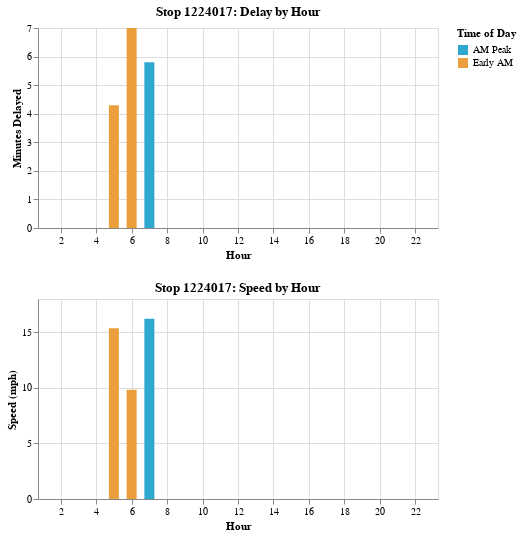
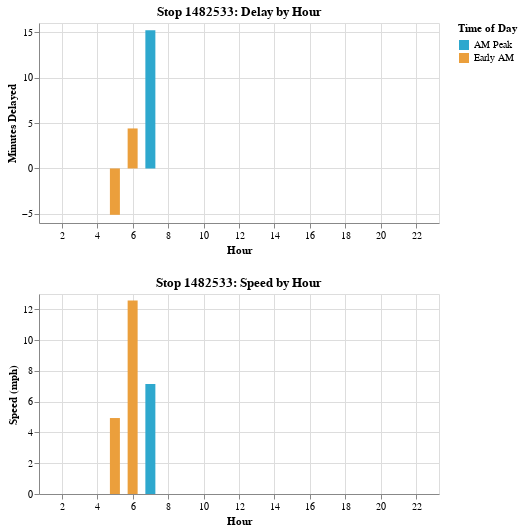
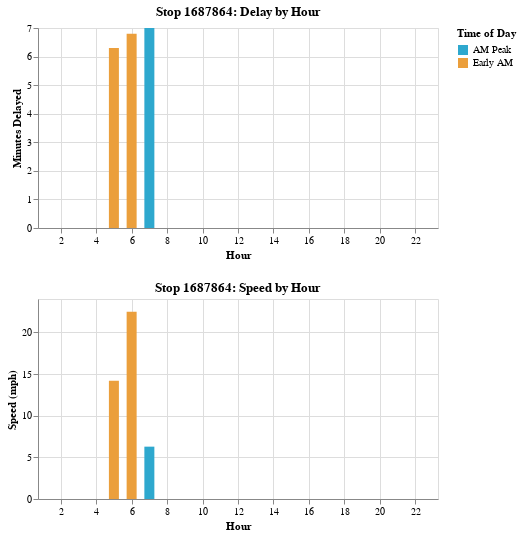
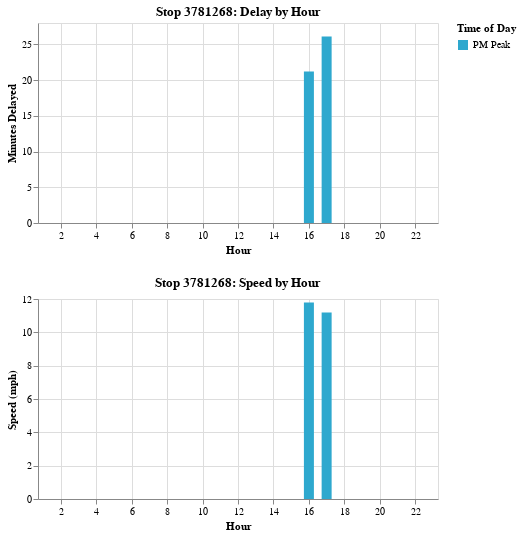

Here is the notebook cell these charts were saved with, in order:
### Code cell
test_route = gdf.route_id.iloc[0]


for i in gdf[gdf.route_id==test_route].stop_id.unique():
    chart = make_chart(gdf, i)
    display(chart)

### Figure 1 — Vega-Lite specification as saved in the notebook (floating-point values rounded to 4 significant figures)
{"config": {"view": {"continuousWidth": 400, "continuousHeight": 300}}, "vconcat": [{"mark": {"type": "bar", "width": 10}, "encoding": {"color": {"field": "time_of_day", "scale": {"range": ["#2EA8CE", "#EB9F3C", "#F4D837", "#51BF9D", "#8CBCCB", "#9487C0"]}, "title": "Time of Day", "type": "nominal"}, "tooltip": [{"field": "_gtfs_dataset_name", "type": "nominal"}, {"field": "stop_id", "type": "nominal"}, {"field": "departure_hour", "type": "quantitative"}, {"field": "actual_minus_scheduled_min", "type": "quantitative"}], "x": {"field": "departure_hour", "scale": {"domain": [1, 23]}, "title": "Hour", "type": "quantitative"}, "y": {"field": "actual_minus_scheduled_min", "title": "Minutes Delayed", "type": "quantitative"}}, "height": 200, "selection": {"selector001": {"type": "interval", "bind": "scales", "encodings": ["x", "y"]}}, "title": "Stop 1224017: Delay by Hour", "width": 400}, {"mark": {"type": "bar", "width": 10}, "encoding": {"color": {"field": "time_of_day", "scale": {"range": ["#2EA8CE", "#EB9F3C", "#F4D837", "#51BF9D", "#8CBCCB", "#9487C0"]}, "title": "Time of Day", "type": "nominal"}, "tooltip": [{"field": "_gtfs_dataset_name", "type": "nominal"}, {"field": "stop_id", "type": "nominal"}, {"field": "departure_hour", "type": "quantitative"}, {"field": "speed_mph", "type": "quantitative"}], "x": {"field": "departure_hour", "scale": {"domain": [1, 23]}, "title": "Hour", "type": "quantitative"}, "y": {"field": "speed_mph", "title": "Speed (mph)", "type": "quantitative"}}, "height": 200, "selection": {"selector001": {"type": "interval", "bind": "scales", "encodings": ["x", "y"]}}, "title": "Stop 1224017: Speed by Hour", "width": 400}], "data": {"name": "data-499e148cd07fc006383373a26ce1646b"}, "$schema": "https://vega.github.io/schema/vega-lite/v4.17.0.json", "datasets": {"data-499e148cd07fc006383373a26ce1646b": [{"gtfs_dataset_key": "02af2d11f5bd44434c581540e9e857d8", "_gtfs_dataset_name": "LA DOT VehiclePositions", "stop_id": "1224017", "feed_key": "b8770b62b5e9713752d4d71c15300bbf", "route_id": "1458", "route_type": "3", "departure_hour": 5, "time_of_day": "Early AM", "speed_mph": 15.37, "actual_minus_scheduled_min": 4.3}, {"gtfs_dataset_key": "02af2d11f5bd44434c581540e9e857d8", "_gtfs_dataset_name": "LA DOT VehiclePositions", "stop_id": "1224017", "feed_key": "b8770b62b5e9713752d4d71c15300bbf", "route_id": "1458", "route_type": "3", "departure_hour": 6, "time_of_day": "Early AM", "speed_mph": 9.827, "actual_minus_scheduled_min": 7.0}, {"gtfs_dataset_key": "02af2d11f5bd44434c581540e9e857d8", "_gtfs_dataset_name": "LA DOT VehiclePositions", "stop_id": "1224017", "feed_key": "b8770b62b5e9713752d4d71c15300bbf", "route_id": "1458", "route_type": "3", "departure_hour": 7, "time_of_day": "AM Peak", "speed_mph": 16.22, "actual_minus_scheduled_min": 5.8}]}}

### Figure 2 — Vega-Lite specification as saved in the notebook (floating-point values rounded to 4 significant figures)
{"config": {"view": {"continuousWidth": 400, "continuousHeight": 300}}, "vconcat": [{"mark": {"type": "bar", "width": 10}, "encoding": {"color": {"field": "time_of_day", "scale": {"range": ["#2EA8CE", "#EB9F3C", "#F4D837", "#51BF9D", "#8CBCCB", "#9487C0"]}, "title": "Time of Day", "type": "nominal"}, "tooltip": [{"field": "_gtfs_dataset_name", "type": "nominal"}, {"field": "stop_id", "type": "nominal"}, {"field": "departure_hour", "type": "quantitative"}, {"field": "actual_minus_scheduled_min", "type": "quantitative"}], "x": {"field": "departure_hour", "scale": {"domain": [1, 23]}, "title": "Hour", "type": "quantitative"}, "y": {"field": "actual_minus_scheduled_min", "title": "Minutes Delayed", "type": "quantitative"}}, "height": 200, "selection": {"selector002": {"type": "interval", "bind": "scales", "encodings": ["x", "y"]}}, "title": "Stop 1482533: Delay by Hour", "width": 400}, {"mark": {"type": "bar", "width": 10}, "encoding": {"color": {"field": "time_of_day", "scale": {"range": ["#2EA8CE", "#EB9F3C", "#F4D837", "#51BF9D", "#8CBCCB", "#9487C0"]}, "title": "Time of Day", "type": "nominal"}, "tooltip": [{"field": "_gtfs_dataset_name", "type": "nominal"}, {"field": "stop_id", "type": "nominal"}, {"field": "departure_hour", "type": "quantitative"}, {"field": "speed_mph", "type": "quantitative"}], "x": {"field": "departure_hour", "scale": {"domain": [1, 23]}, "title": "Hour", "type": "quantitative"}, "y": {"field": "speed_mph", "title": "Speed (mph)", "type": "quantitative"}}, "height": 200, "selection": {"selector002": {"type": "interval", "bind": "scales", "encodings": ["x", "y"]}}, "title": "Stop 1482533: Speed by Hour", "width": 400}], "data": {"name": "data-8bee4fe197eb482a42960337ad08c424"}, "$schema": "https://vega.github.io/schema/vega-lite/v4.17.0.json", "datasets": {"data-8bee4fe197eb482a42960337ad08c424": [{"gtfs_dataset_key": "02af2d11f5bd44434c581540e9e857d8", "_gtfs_dataset_name": "LA DOT VehiclePositions", "stop_id": "1482533", "feed_key": "b8770b62b5e9713752d4d71c15300bbf", "route_id": "1458", "route_type": "3", "departure_hour": 5, "time_of_day": "Early AM", "speed_mph": 4.938, "actual_minus_scheduled_min": -5.1}, {"gtfs_dataset_key": "02af2d11f5bd44434c581540e9e857d8", "_gtfs_dataset_name": "LA DOT VehiclePositions", "stop_id": "1482533", "feed_key": "b8770b62b5e9713752d4d71c15300bbf", "route_id": "1458", "route_type": "3", "departure_hour": 6, "time_of_day": "Early AM", "speed_mph": 12.58, "actual_minus_scheduled_min": 4.4}, {"gtfs_dataset_key": "02af2d11f5bd44434c581540e9e857d8", "_gtfs_dataset_name": "LA DOT VehiclePositions", "stop_id": "1482533", "feed_key": "b8770b62b5e9713752d4d71c15300bbf", "route_id": "1458", "route_type": "3", "departure_hour": 7, "time_of_day": "AM Peak", "speed_mph": 7.143, "actual_minus_scheduled_min": 15.2}]}}

### Figure 3 — Vega-Lite specification as saved in the notebook (floating-point values rounded to 4 significant figures)
{"config": {"view": {"continuousWidth": 400, "continuousHeight": 300}}, "vconcat": [{"mark": {"type": "bar", "width": 10}, "encoding": {"color": {"field": "time_of_day", "scale": {"range": ["#2EA8CE", "#EB9F3C", "#F4D837", "#51BF9D", "#8CBCCB", "#9487C0"]}, "title": "Time of Day", "type": "nominal"}, "tooltip": [{"field": "_gtfs_dataset_name", "type": "nominal"}, {"field": "stop_id", "type": "nominal"}, {"field": "departure_hour", "type": "quantitative"}, {"field": "actual_minus_scheduled_min", "type": "quantitative"}], "x": {"field": "departure_hour", "scale": {"domain": [1, 23]}, "title": "Hour", "type": "quantitative"}, "y": {"field": "actual_minus_scheduled_min", "title": "Minutes Delayed", "type": "quantitative"}}, "height": 200, "selection": {"selector003": {"type": "interval", "bind": "scales", "encodings": ["x", "y"]}}, "title": "Stop 1687864: Delay by Hour", "width": 400}, {"mark": {"type": "bar", "width": 10}, "encoding": {"color": {"field": "time_of_day", "scale": {"range": ["#2EA8CE", "#EB9F3C", "#F4D837", "#51BF9D", "#8CBCCB", "#9487C0"]}, "title": "Time of Day", "type": "nominal"}, "tooltip": [{"field": "_gtfs_dataset_name", "type": "nominal"}, {"field": "stop_id", "type": "nominal"}, {"field": "departure_hour", "type": "quantitative"}, {"field": "speed_mph", "type": "quantitative"}], "x": {"field": "departure_hour", "scale": {"domain": [1, 23]}, "title": "Hour", "type": "quantitative"}, "y": {"field": "speed_mph", "title": "Speed (mph)", "type": "quantitative"}}, "height": 200, "selection": {"selector003": {"type": "interval", "bind": "scales", "encodings": ["x", "y"]}}, "title": "Stop 1687864: Speed by Hour", "width": 400}], "data": {"name": "data-8e7353814f559e26fc8703fad0cd7707"}, "$schema": "https://vega.github.io/schema/vega-lite/v4.17.0.json", "datasets": {"data-8e7353814f559e26fc8703fad0cd7707": [{"gtfs_dataset_key": "02af2d11f5bd44434c581540e9e857d8", "_gtfs_dataset_name": "LA DOT VehiclePositions", "stop_id": "1687864", "feed_key": "b8770b62b5e9713752d4d71c15300bbf", "route_id": "1458", "route_type": "3", "departure_hour": 5, "time_of_day": "Early AM", "speed_mph": 14.19, "actual_minus_scheduled_min": 6.3}, {"gtfs_dataset_key": "02af2d11f5bd44434c581540e9e857d8", "_gtfs_dataset_name": "LA DOT VehiclePositions", "stop_id": "1687864", "feed_key": "b8770b62b5e9713752d4d71c15300bbf", "route_id": "1458", "route_type": "3", "departure_hour": 6, "time_of_day": "Early AM", "speed_mph": 22.47, "actual_minus_scheduled_min": 6.8}, {"gtfs_dataset_key": "02af2d11f5bd44434c581540e9e857d8", "_gtfs_dataset_name": "LA DOT VehiclePositions", "stop_id": "1687864", "feed_key": "b8770b62b5e9713752d4d71c15300bbf", "route_id": "1458", "route_type": "3", "departure_hour": 7, "time_of_day": "AM Peak", "speed_mph": 6.281, "actual_minus_scheduled_min": 7.0}]}}

### Figure 4 — Vega-Lite specification as saved in the notebook (floating-point values rounded to 4 significant figures)
{"config": {"view": {"continuousWidth": 400, "continuousHeight": 300}}, "vconcat": [{"mark": {"type": "bar", "width": 10}, "encoding": {"color": {"field": "time_of_day", "scale": {"range": ["#2EA8CE", "#EB9F3C", "#F4D837", "#51BF9D", "#8CBCCB", "#9487C0"]}, "title": "Time of Day", "type": "nominal"}, "tooltip": [{"field": "_gtfs_dataset_name", "type": "nominal"}, {"field": "stop_id", "type": "nominal"}, {"field": "departure_hour", "type": "quantitative"}, {"field": "actual_minus_scheduled_min", "type": "quantitative"}], "x": {"field": "departure_hour", "scale": {"domain": [1, 23]}, "title": "Hour", "type": "quantitative"}, "y": {"field": "actual_minus_scheduled_min", "title": "Minutes Delayed", "type": "quantitative"}}, "height": 200, "selection": {"selector004": {"type": "interval", "bind": "scales", "encodings": ["x", "y"]}}, "title": "Stop 3781268: Delay by Hour", "width": 400}, {"mark": {"type": "bar", "width": 10}, "encoding": {"color": {"field": "time_of_day", "scale": {"range": ["#2EA8CE", "#EB9F3C", "#F4D837", "#51BF9D", "#8CBCCB", "#9487C0"]}, "title": "Time of Day", "type": "nominal"}, "tooltip": [{"field": "_gtfs_dataset_name", "type": "nominal"}, {"field": "stop_id", "type": "nominal"}, {"field": "departure_hour", "type": "quantitative"}, {"field": "speed_mph", "type": "quantitative"}], "x": {"field": "departure_hour", "scale": {"domain": [1, 23]}, "title": "Hour", "type": "quantitative"}, "y": {"field": "speed_mph", "title": "Speed (mph)", "type": "quantitative"}}, "height": 200, "selection": {"selector004": {"type": "interval", "bind": "scales", "encodings": ["x", "y"]}}, "title": "Stop 3781268: Speed by Hour", "width": 400}], "data": {"name": "data-d5d5faea0d73a2c0aa6779e044d0afba"}, "$schema": "https://vega.github.io/schema/vega-lite/v4.17.0.json", "datasets": {"data-d5d5faea0d73a2c0aa6779e044d0afba": [{"gtfs_dataset_key": "02af2d11f5bd44434c581540e9e857d8", "_gtfs_dataset_name": "LA DOT VehiclePositions", "stop_id": "3781268", "feed_key": "b8770b62b5e9713752d4d71c15300bbf", "route_id": "1458", "route_type": "3", "departure_hour": 16, "time_of_day": "PM Peak", "speed_mph": 11.79, "actual_minus_scheduled_min": 21.2}, {"gtfs_dataset_key": "02af2d11f5bd44434c581540e9e857d8", "_gtfs_dataset_name": "LA DOT VehiclePositions", "stop_id": "3781268", "feed_key": "b8770b62b5e9713752d4d71c15300bbf", "route_id": "1458", "route_type": "3", "departure_hour": 17, "time_of_day": "PM Peak", "speed_mph": 11.19, "actual_minus_scheduled_min": 26.1}]}}
